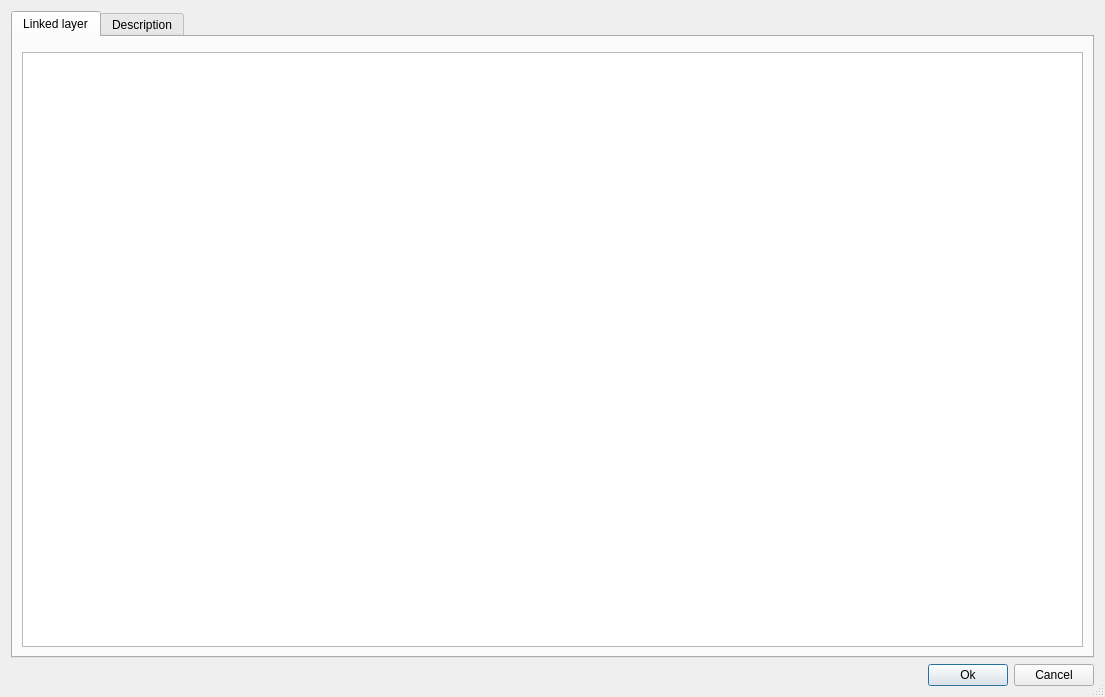
<?xml version="1.0" encoding="UTF-8"?>
<ui version="4.0">
 <class>Dialog</class>
 <widget class="QDialog" name="Dialog">
  <property name="geometry">
   <rect>
    <x>0</x>
    <y>0</y>
    <width>1105</width>
    <height>697</height>
   </rect>
  </property>
  <property name="windowTitle">
   <string>Dialog</string>
  </property>
  <property name="sizeGripEnabled">
   <bool>true</bool>
  </property>
  <layout class="QVBoxLayout" name="verticalLayout">
   <item>
    <widget class="QTabWidget" name="tabWidget">
     <property name="currentIndex">
      <number>0</number>
     </property>
     <widget class="QWidget" name="tabLayer">
      <attribute name="title">
       <string>Linked layer</string>
      </attribute>
      <layout class="QVBoxLayout" name="verticalLayout_2">
       <item>
        <widget class="WDocNodesViewTBar" name="wDocNodesViewTBar" native="true"/>
       </item>
       <item>
        <widget class="WDocNodesView" name="tvDocNodesView"/>
       </item>
      </layout>
     </widget>
     <widget class="QWidget" name="tabComment">
      <attribute name="title">
       <string>Description</string>
      </attribute>
      <layout class="QVBoxLayout" name="verticalLayout_3">
       <item>
        <widget class="WTextEdit" name="wDescription" native="true"/>
       </item>
      </layout>
     </widget>
    </widget>
   </item>
   <item>
    <widget class="QWidget" name="widget" native="true">
     <property name="minimumSize">
      <size>
       <width>0</width>
       <height>0</height>
      </size>
     </property>
     <layout class="QHBoxLayout" name="horizontalLayout">
      <property name="leftMargin">
       <number>0</number>
      </property>
      <property name="topMargin">
       <number>0</number>
      </property>
      <property name="rightMargin">
       <number>0</number>
      </property>
      <property name="bottomMargin">
       <number>0</number>
      </property>
      <item>
       <spacer name="horizontalSpacer">
        <property name="orientation">
         <enum>Qt::Horizontal</enum>
        </property>
        <property name="sizeHint" stdset="0">
         <size>
          <width>40</width>
          <height>20</height>
         </size>
        </property>
       </spacer>
      </item>
      <item>
       <widget class="QPushButton" name="pbOk">
        <property name="text">
         <string>Ok</string>
        </property>
        <property name="icon">
         <iconset theme="dialog-ok">
          <normaloff>../../../../../../../../../../../../../../../../../../../../../../.designer/backup</normaloff>../../../../../../../../../../../../../../../../../../../../../../.designer/backup</iconset>
        </property>
       </widget>
      </item>
      <item>
       <widget class="QPushButton" name="pbCancel">
        <property name="text">
         <string>Cancel</string>
        </property>
        <property name="icon">
         <iconset theme="dialog-cancel">
          <normaloff>../../../../../../../../../../../../../../../../../../../../../../.designer/backup</normaloff>../../../../../../../../../../../../../../../../../../../../../../.designer/backup</iconset>
        </property>
       </widget>
      </item>
     </layout>
    </widget>
   </item>
  </layout>
 </widget>
 <customwidgets>
  <customwidget>
   <class>WTextEdit</class>
   <extends>QWidget</extends>
   <header>bulinotes.pktk.widgets.wtextedit</header>
   <container>1</container>
  </customwidget>
  <customwidget>
   <class>WDocNodesView</class>
   <extends>QTreeView</extends>
   <header>bulinotes.pktk.widgets.wdocnodesview</header>
  </customwidget>
  <customwidget>
   <class>WDocNodesViewTBar</class>
   <extends>QWidget</extends>
   <header>bulinotes.pktk.widgets.wdocnodesview</header>
   <container>1</container>
  </customwidget>
 </customwidgets>
 <resources>
  <include location="dark_icons.qrc"/>
  <include location="light_icons.qrc"/>
 </resources>
 <connections/>
</ui>
